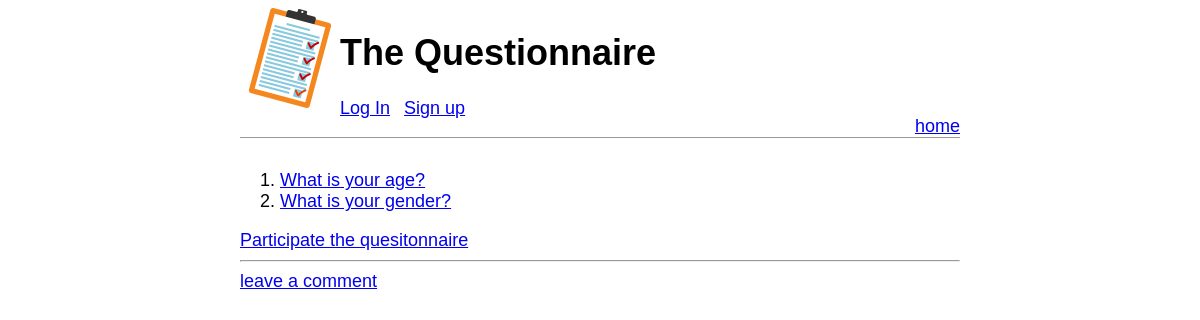
Before: / with the older database file.
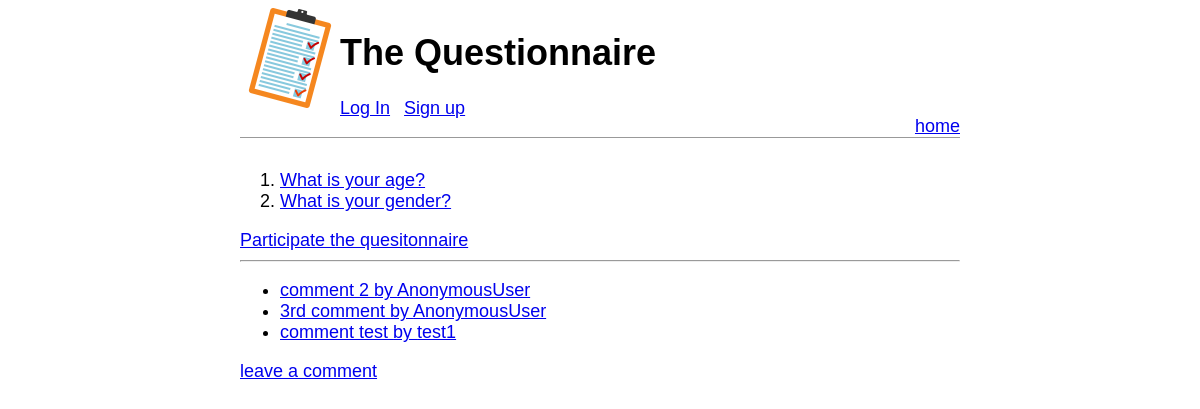
After: the same page with the newer database file.
### QuesApp/models.py (models this page shows, shortened)
class Question(models.Model):
    question_text = models.CharField(max_length=200)
    pub_date = models.DateTimeField('date published')

class Comment(models.Model):
    user_name = models.CharField(max_length=50)
    comment_title = models.CharField(max_length=200)
    comment_content = models.TextField()
    comment_date = models.DateTimeField('when comment')

### QuesApp/views.py (the view)
# urls.py: path('', HomePageView.as_view(), name='home'),
class HomePageView(ListView):
    model = Question
    template_name = 'QuesApp/home.html'
    def get_context_data(self, **kwargs):
        context = super().get_context_data(**kwargs)
        context['comment_list'] = Comment.objects.all()
        return context

### QuesApp/templates/QuesApp/home.html
{% extends "QuesApp/base.html" %}
{% load static %}
{% block banner %}
    <img class="img1" src="{% static 'QuesApp/img/clipboardclearbackground_0.png' %}" />
{% endblock %}
{% block content-header %}
    <h1>The Questionnaire</h1>
    {% if user.is_authenticated %}
    <p><span>Hi {{ user.username}}.</span> &ensp;
        <span><a href="{% url 'logout' %}">Logout</a></span>
    </p>
    {% else %}
    <p>
        <span><a href="{% url 'login' %}">Log In</a></span>&ensp;
        <span><a href="{% url 'my_signup' %}">Sign up</a></span>
    </p>
{% endif %}
{% endblock %}
{% block content %}
    {% if question_list %}
    <ol>
        {% for question in question_list %}
        <li>
            <a href="{% url 'question_detail' question.pk %}">{{question.question_text}}</a>
        </li>
        {% endfor %}
    </ol>
    {% endif %}
    <div>
        <a href="{% url 'voting_start' %}">Participate the quesitonnaire</a>
    </div>
    <hr>
    {% if comment_list %}
    <ul>
        {% for comment in comment_list %}
            <li>
                <a href="{% url 'view_comment' comment.pk %}">
                    {{comment.comment_title}} by {{comment.user_name}}
                </a>
            </li>
        {% endfor %}
    </ul>
    {% endif %}
    <div>
        <a href="{% url 'add_comment' %}">
            leave a comment
        </a>
    </div>
{% endblock %}

### QuesApp/templates/QuesApp/base.html (shortened to what this page needs)
{% load static %}
<!DOCTYPE html>
<html>
    <head>
        <link href="{% static 'QuesApp/css/style.css' %}" rel="stylesheet">
    </head>
    <body>
        <header>
            <div>
                {% block banner %}
                {% endblock %}
            </div>
            <div class="nav-left">
                {% block content-header %}
                {% endblock %}
            </div>
            <div class="nav-right"><a href="{% url 'home' %}">home</a></div>
        </header>
        {% block content %}
        {% endblock %}
    </body>
</html>

### QuesApp/static/QuesApp/css/style.css (style rules this page uses)
body { font-family: 'Source Sans Pro', sans-serif; font-size: 18px; margin-left: 20%; margin-right: 20%; }
header { border-bottom: 1px solid #999; margin-bottom: 2rem; display: flex; }
.nav-left { margin-right: auto; }
.nav-right { display: flex; align-items: flex-end; }
.img1 { width: 100px; height: auto; float: left; }

Changed rows visible on the page:
added Comment: comment_title "comment 2", user_name "AnonymousUser"
added Comment: comment_title "3rd comment", user_name "AnonymousUser"
added Comment: comment_title "comment test", user_name "test1"
